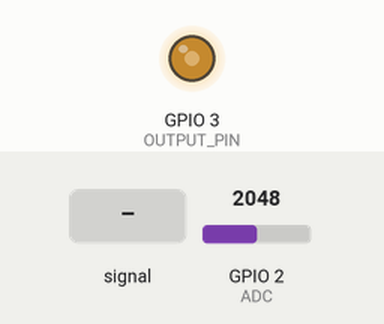
Bench run of a program on a simulated ESP32-C3. On the bench: output pins drawn as LEDs (lit = HIGH). The test bench sets the inputs (shaded band); at power-on: GPIO 2 (ADC) = 2048.

Above: at 1.2 s.
1.3 s: GPIO 2 (ADC) fed a 200 Hz sine of ±327 counts around its level
At 1.46 s:
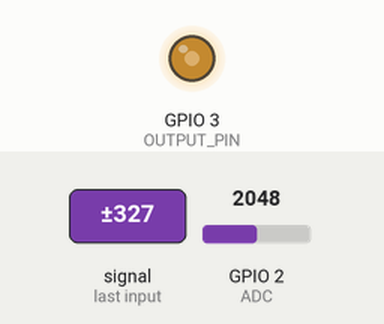
4.3 s: GPIO 2 (ADC) set to 3603
5.8 s: GPIO 2 (ADC) set to 491
At 6.9 s:
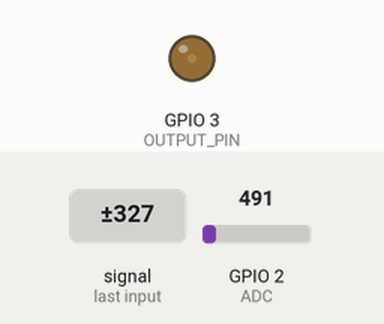
7.3 s: GPIO 2 (ADC) set to 0
At 8.4 s:
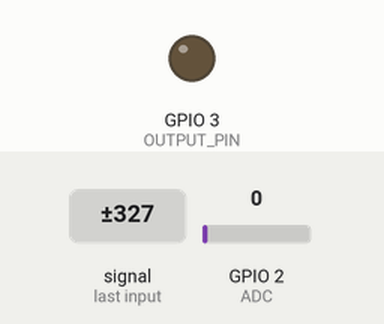
Timing chart, 0 to 9.8 s (numbered marks = the images above; inputs shaded):
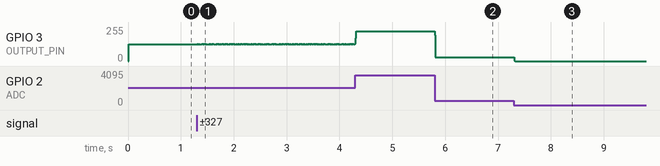

The program:

main.cpp
```cpp
/**
 * This file is a program for an ESP32-C3 microcontroller, detailing a light brightness
 * control system for a light table at the Northville District Library.
 */
#include <Arduino.h>


// Defines minimum and maximum ADC values. Our potentiometer bottoms out
// at around 8-10, so we choose a value slightly above that as our maximum.
#define MIN_ADC 15
#define MAX_ADC 4095


// Output pin for the LEDs.
#define OUTPUT_PIN 3


// Input pin for the ADC for the potentiometer.
#define ADC 2


// The length of time in milliseconds after which the system will go to sleep.
// Define as 1800 seconds, or 30 minutes.
#define TIMEOUT_MS 1800000


// The number of times to sample the potentiometer for each reading.
// This is explained more a bit further down.
#define POT_SAMPLES 100


// Uncomment to enable serial comms, useful for debugging.
// #define DO_SERIAL


// Global variable stores the last time a change was recorded on the potentiometer.
// This lets us keep track of the last time it was turned for sleep.
uint64_t last_change = millis();

// Stores the last value obtained from the ADC.
int last_out = 0;


/**
 * Read a value from the potentiometer.
 *
 * Each time we want to read the potentiometer, we read it POT_SAMPLES times, and then
 * average the values together. Potentiometers are not perfect, and will very quickly
 * bounce between a range of values which can cause erratic behavior from the lights if
 * this value is used to set a brightness level. By sampling many times and averaging,
 * we get a much more "stable" reading from the ADC.
 *
 * @return float corresponding to the average of the last 'POT_SAMPLES' reading(s).
 */
float read_pot() {
  float sum = 0;

  for (int i=0; i<POT_SAMPLES; i++) {
    sum += analogRead(ADC);
  }
  return sum / POT_SAMPLES;
}


/**
 * Arduino framework setup function.
 *
 * The Arduino framework setup function is run once when the MCU boots, and then is
 * never run again. As its name implies, it is used to set up everything.
 */
void setup() {
  // Do serial if it is defined.
  #ifdef DO_SERIAL
  Serial.begin(115200);
  Serial.println("Ready.");
  #endif

  // Setup the output pin for...well, output.
  pinMode(OUTPUT_PIN, OUTPUT);
  // Set duty cycle frequency to 5kHz. This helps prevent flickering.
  analogWriteFrequency(5000);
}


/**
 * Arduino framework loop function.
 *
 * The Arduino framework loop function is run continuously after the setup function,
 * and repeats itself forever. This forms the core functionality of what the MCU must
 * do.
 */
void loop() {
  // Read the current value from the potentiometer.
  float val = read_pot();

  // This stores the value to be written out to the LEDs.
  // It ranges from 0 (off) to 255 (max brightness).
  int out = 0;

  // If the value read is greater than the MIN_ADC value we defined,
  // We perform some math to find the appropriate 0-255 value for the lights.
  if (val > MIN_ADC) {
    out = 255 * (val / MAX_ADC);
  }
  // If the value is equal or lower, then we don't care. 'out` is initialized as
  // 0, which is the value it should be if the above condition is false.

  // Do serial comms if defined.
  #ifdef DO_SERIAL
  Serial.println(millis() - last_change);
  Serial.println(out);
  Serial.println(last_out);
  Serial.println();
  #endif

  // Check to see how long it's been since the last change,
  // and see if that time exceeds the timeout we defined.
  if (((millis() - last_change) > TIMEOUT_MS)) {
    // If it does, turn the lights off.
    analogWrite(OUTPUT_PIN, 0);

    // Then check to see if the value has changed:
    if (abs(out - last_out) > 10) {
      // If it has, update the last recorded change.
      last_out = out;
      last_change = millis();

      // The next time the loop runs after a change, the condition on line 115
      // will be false, and the else block will execute instead.
    }

  // If the if statement is false, we simply write the brightness value out to
  // the LED pin.
  } else {
    analogWrite(OUTPUT_PIN, out);
  }

  // Shot delay of 1 ms to prevent the MCU from panting.
  delay(1);
}
```

Measured:
- after the input at 1.3 s, GPIO 3 (OUTPUT_PIN): 127/255 → 129/255 at once, then moves between 125/255 and 129/255, repeating every 1.2 s
- after the input at 5.8 s, GPIO 3 (OUTPUT_PIN): 224/255 → 30/255 at once
- after the input at 7.3 s, GPIO 3 (OUTPUT_PIN): 30/255 → 0/255 at once
